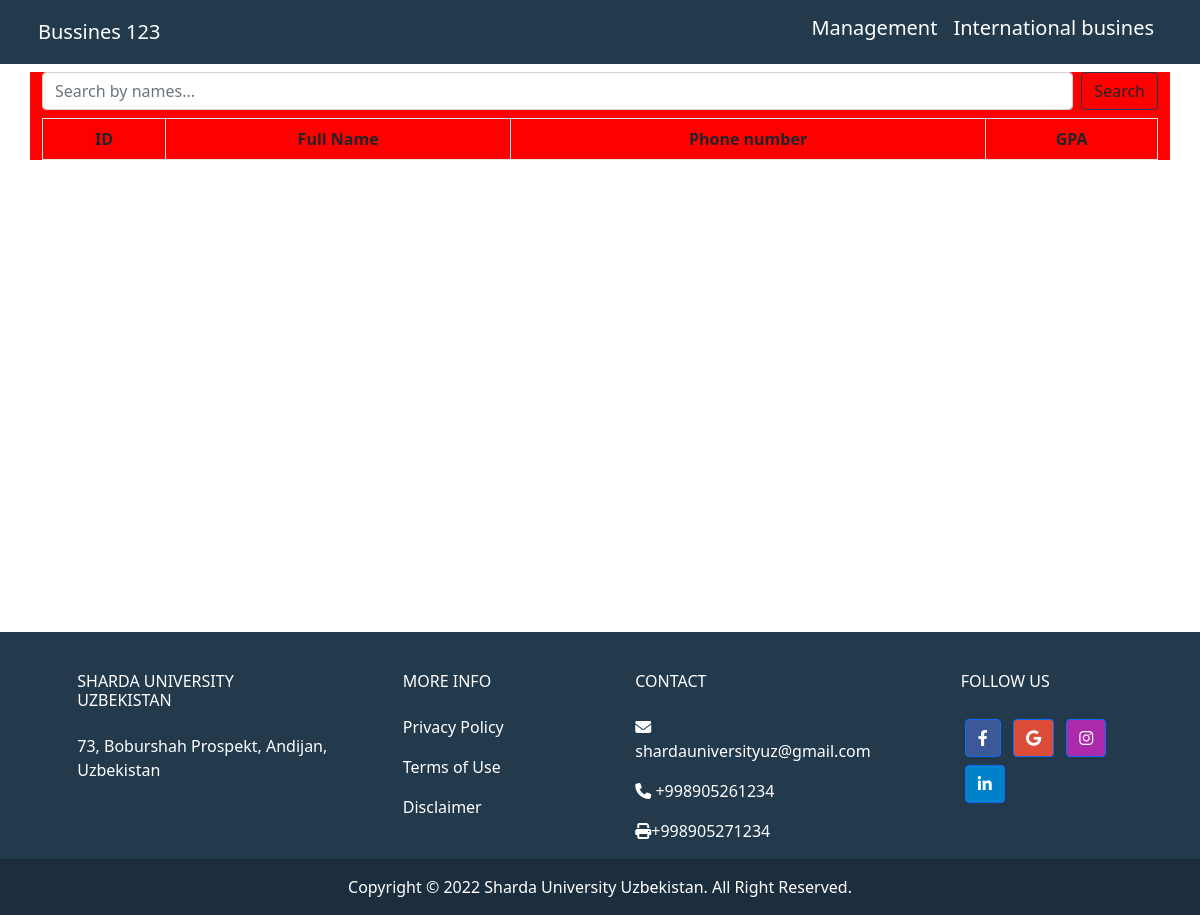
The app's page /group/Bussines/123/ with its own data.
### main/models.py (models this page shows, shortened)
class Group(models.Model):
    name = models.CharField(max_length=50)
    code = models.CharField(max_length=50, null=True, blank=True, unique=True)
    course = models.ForeignKey(Branch, on_delete=models.CASCADE, related_name='groups')
    isarchive = models.BooleanField(default=False)

class Specialization(models.Model):
    name = models.CharField(max_length=100, null=True)
    branch = models.ForeignKey(Branch, on_delete=models.CASCADE, related_name='faculty', null=True)

### main/views.py (the view)
# urls.py: path('group/<str:name>/<str:code>/', views.group , name='group'),
def group(request, name, code):
    global group
    group = Group.objects.get(code = code)
    spec = Specialization.objects.filter(branch = group.course)
    search = request.GET.get('search')
    if search:
        search = search.capitalize()
        students = group.students.filter(name__startswith = search)
    else:
        students = group.students.all()
    return render(request, 'group.html', {"specs" : spec, 'students': students, 'group' : group})

### templates/group.html (shortened to what this page needs)
{% load static %}
<!DOCTYPE html>
<html lang="en">
<head>
  <link href="https://cdn.jsdelivr.net/npm/bootstrap@5.0.2/dist/css/bootstrap.min.css" rel="stylesheet"
>
  <link rel="stylesheet" href="../styles/groups.css">
  <link rel="stylesheet" href="https://cdnjs.cloudflare.com/ajax/libs/font-awesome/6.1.1/css/all.min.css"
 />
</head>
<body>
  <header style="background-color:#23394c;color:white">
    <nav class="nav d-flex justify-content-between container navbar navbar-expand-sm  p-2">
      <div>
        <a class="navbar-brand text-dark h1 text-bold text-white" href="#">{{group.name}} {{group.code}}</a>
      </div>
      <div>
        <ul class="list-unstyled navbar-nav">
          {% for spec in specs %}
          <li class="nav-item"><a class="text-decoration-none nav-link text-white h5"
              href="{% url 'spec'  spec.id %}">{{spec.name}}</a></li>
          {% endfor %}
        </ul>
      </div>
    </nav>
  </header>
  <div style="min-height:70vh">
    <main class="content container">
      <form class="d-flex my-2" method="GET">
        <input class="form-control search-input me-2" type="search" name="search" placeholder="Search by names..."
          aria-label="Search">
        <button class="btn btn-outline-dark submit" type="submit">Search</button>
      </form>
      <table class="table table-bordered table-responsive">
        <thead>
          <tr>
            <th>ID</th>
            <th>Full Name</th>
            <th>Phone number</th>
            <th>GPA</th>
          </tr>
        </thead>
      </table>
    </main>
  </div>
  <div>
    <footer class="text-center text-lg-start text-white" style="background-color: #23394c">
      <div class="container p-4 pb-0">
        <section class="">
          <div class="row">
            <div class="col-md-3 col-lg-3 col-xl-3 mx-auto mt-3">
              <h6 class="text-uppercase mb-4 font-weight-bold">
                Sharda University Uzbekistan
              </h6>
              <p>
                73, Boburshah Prospekt, Andijan, Uzbekistan
              </p>
            </div>
            <div class="col-md-2 col-lg-2 col-xl-2 mx-auto mt-3">
              <h6 class="text-uppercase mb-4 font-weight-bold">More Info</h6>
              <p>
                <a target="_blank" href="https://www.shardauniversity.uz/privacy-policy"
                  class="text-white text-decoration-none">Privacy
                  Policy</a>
              </p>
              <p>
                <a target="_blank" href="https://www.shardauniversity.uz/terms-of-use"
                  class="text-white text-decoration-none">Terms of
                  Use</a>
              </p>
              <p>
                <a target="_blank" href="https://www.shardauniversity.uz/disclaimer"
                  class="text-white text-decoration-none">Disclaimer</a>
              </p>
            </div>
            <div class="col-md-4 col-lg-3 col-xl-3 mx-auto mt-3">
              <h6 class="text-uppercase mb-4 font-weight-bold">Contact</h6>
              <p><i class="fas fa-envelope mr-3"></i> shardauniversityuz@gmail.com</p>
              <p><i class="fas fa-phone mr-3"></i> +998905261234</p>
              <p><i class="fas fa-print mr-3"></i>+998905271234</p>
            </div>
            <div class="col-md-3 col-lg-2 col-xl-2 mx-auto mt-3">
              <h6 class="text-uppercase mb-4 font-weight-bold">Follow us</h6>
              <a target="_blank" class="btn btn-primary btn-floating m-1" style="background-color: #3b5998"
                href="https://www.facebook.com/ShardaUniversityUzbekistan" role="button"><i
                  class="fab fa-facebook-f"></i></a>
              <a target="_blank" class="btn btn-primary btn-floating m-1" style="background-color: #dd4b39"
                href="https://www.shardauniversity.uz/" role="button"><i class="fab fa-google"></i></a>
              <a target="_blank" class="btn btn-primary btn-floating m-1" style="background-color: #ac2bac"
                href="https://instagram.com/shardauniuz?igshid=YmMyMTA2M2Y=" role="button"><i
                  class="fab fa-instagram"></i></a>
              <a target="_blank" class="btn btn-primary btn-floating m-1" style="background-color: #0082ca"
                href="https://www.linkedin.com/company/sharda-university-uzbekistan/" role="button"><i
                  class="fab fa-linkedin-in"></i></a>
            </div>
          </div>
        </section>
      </div>
      <div class="text-center p-3" style="background-color: rgba(0, 0, 0, 0.2)">
        Copyright © <span id="year"></span> Sharda University Uzbekistan. All Right Reserved.
      </div>
    </footer>
  </div>
</body>
</html>

### static/styles/groups.css (style rules this page uses)
* { margin: 0; padding: 0; box-sizing: border-box; }
.nav { display: flex; justify-content: space-around; }
th, td { text-align: center; }
.content { background-color: red; }
.submit { border: 1px solid #23394c; }

### records on screen
Group: name "Bussines", code "123"
Specialization: name "Management"
Specialization: name "International busines"
